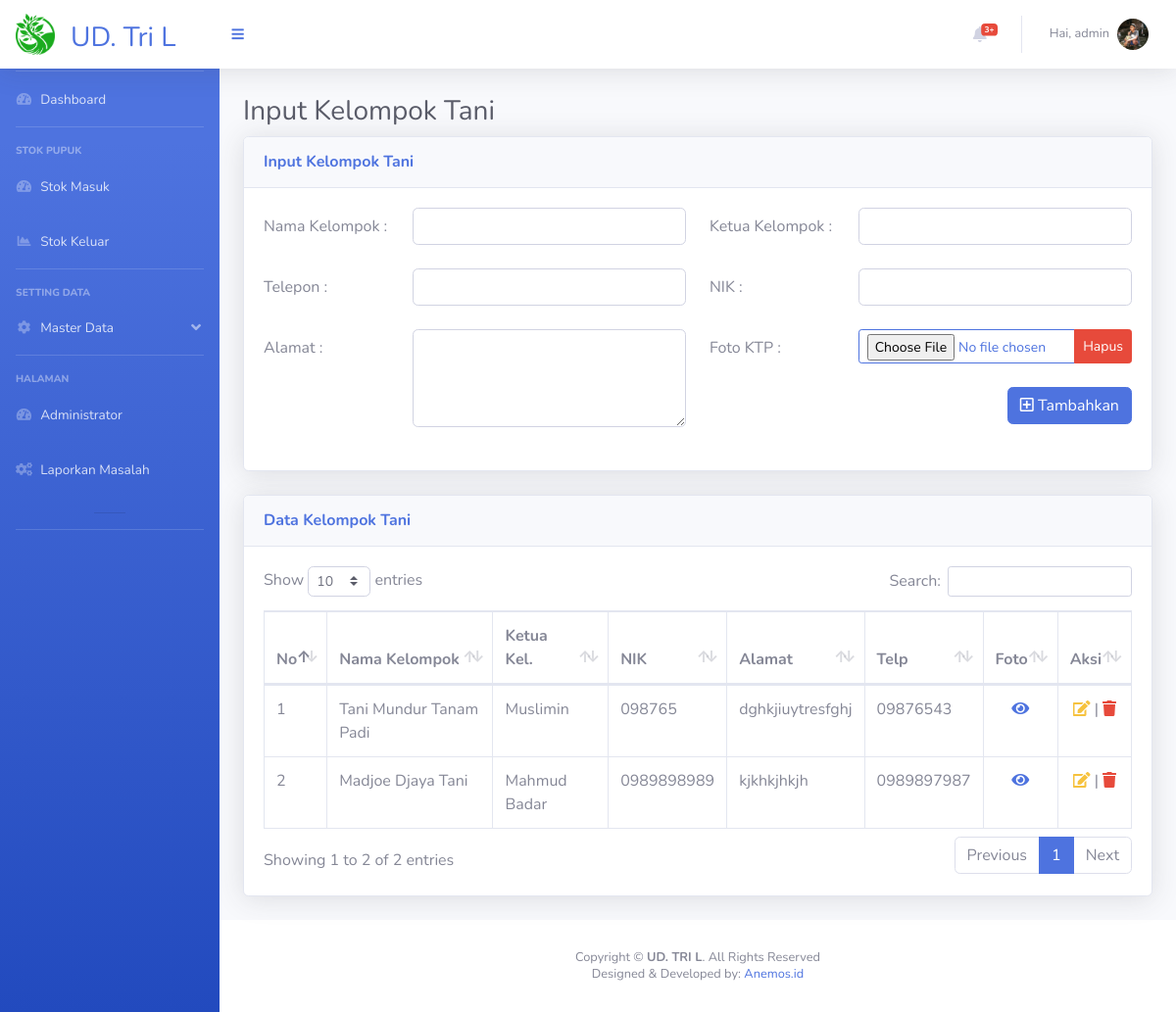
/page_kel_tani.php (signed in), run on an earlier commit of the app's database.
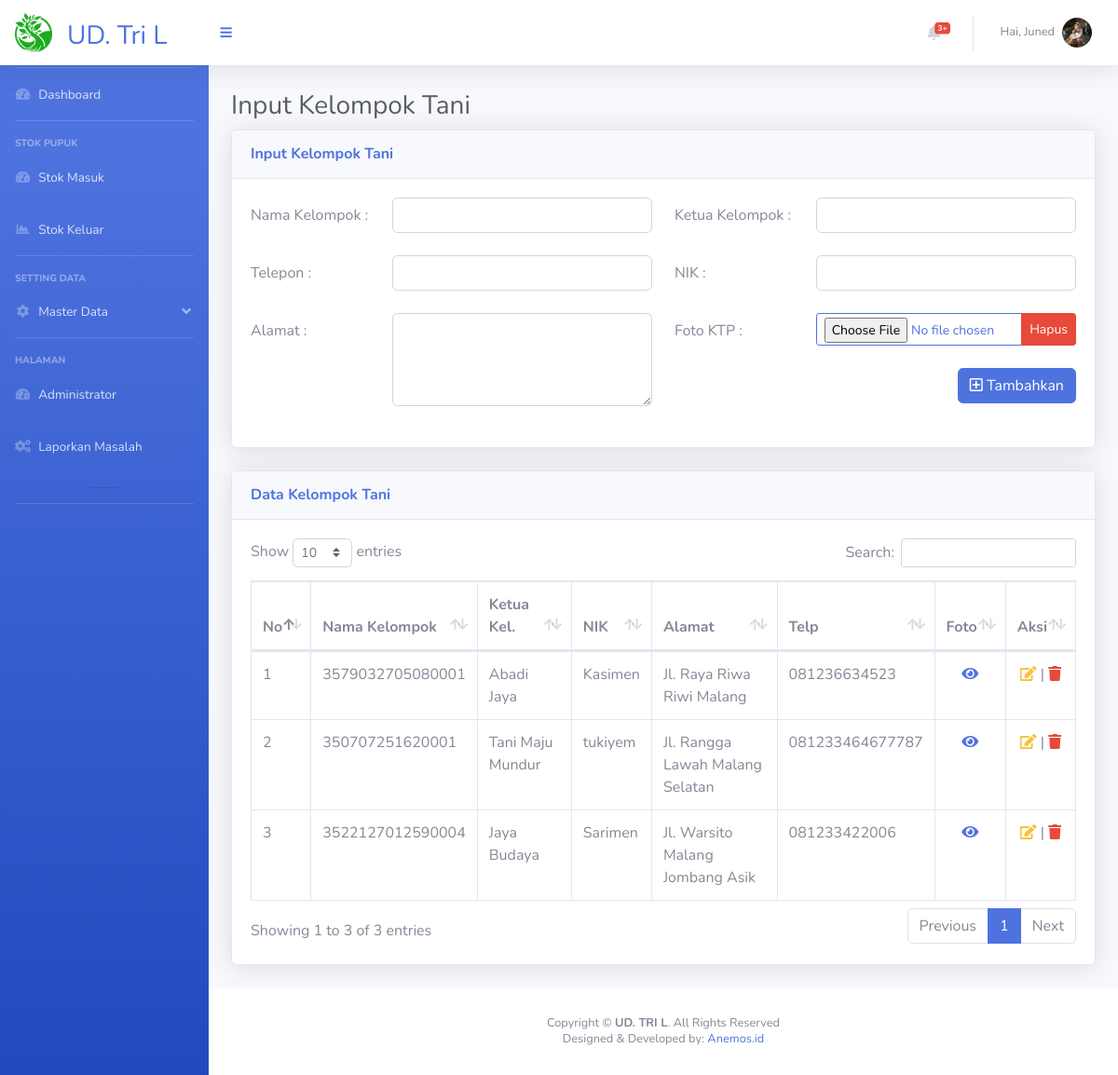
And on a later commit of the database.
### tables this page shows
CREATE TABLE `data_kel_tani` (
  `ID_KT` int(50) NOT NULL,
  `NIK` varchar(50) DEFAULT NULL,
  `Nama_Kel` varchar(100) DEFAULT NULL,
  `Nama_Ketua` varchar(50) DEFAULT NULL,
  `Alamat` varchar(100) DEFAULT NULL,
  `Telp` varchar(50) DEFAULT NULL,
  `Foto` varchar(50) DEFAULT NULL
);

### page_kel_tani.php (the view, shortened to what the changed rows need)
<?php
include "connection.php";
if (isset($_SESSION['login'])) {
    ?>
<!DOCTYPE html>
<html lang="en">
<head>
    <link href="vendor/fontawesome-free/css/all.min.css" rel="stylesheet" type="text/css">
    <link href="css/sb-admin-2.min.css" rel="stylesheet">
    <link href="vendor/datatables/dataTables.bootstrap4.min.css" rel="stylesheet">
</head>
<body id="page-top">
    <div id="wrapper">
        <?php include "segment/sidebar.php";?>
        <div id="content-wrapper" class="d-flex flex-column">
            <div id="content">
                <?php include "segment/header.php";?>
                <div class="container-fluid">
                    <div class="d-sm-flex align-items-center justify-content-between ">
                        <h1 id="hu" class="h3 pp text-gray-800">Input Kelompok Tani</h1>
                    </div>
                    <div class="row">
                        <div class="col-xl-12 col-lg-12">
                            <div class="card shadow mb-4">
                                <div
                                    class="card-header py-3 d-flex flex-row align-items-center justify-content-between">
                                    <h6 class="m-0 font-weight-bold text-primary">Input Kelompok Tani</h6>
                                </div>
                                <div class="card-body">
                                    <form method="POST" action="addKelompok.php" enctype="multipart/form-data">
                                        <div class="row mb-2">
                                            <label for="namakel" class="col-sm-2 col-form-label"> Nama Kelompok :
                                            </label>
                                            <div class="col-sm-4">
                                                <input type="text" class="form-control" id="namakel" name="namakel"
                                                    required>
                                            </div>
                                            <label for="ketuakel" class="col-sm-2 col-form-label"> Ketua Kelompok :
                                            </label>
                                            <div class="col-sm-4">
                                                <input type="text" class="form-control" id="ketuakel" name="ketuakel"
                                                    required>
                                            </div>
                                        </div>
                                        <div class="row mb-2">
                                            <label for="telp" class="col-sm-2 col-form-label"> Telepon : </label>
                                            <div class="col-sm-4">
                                                <input type="number" class="form-control" id="telp" name="telp"
                                                    required>
                                            </div>
                                            <label for="nik" class="col-sm-2 col-form-label"> NIK : </label>
                                            <div class="col-sm-4">
                                                <input type="number" class="form-control" id="nik" name="nik" required>
                                            </div>
                                        </div>
                                        <div class="row mb-2">
                                            <label for="alamat" class="col-sm-2 col-form-label"> Alamat : </label>
                                            <div class="col-sm-4">
                                                <textarea class="form-control" style="height: 100px" id="alamat"
                                                    name="alamat" required></textarea>
                                            </div>
                                            <label class="col-sm-2 col-form-label"> Foto KTP : </label>
                                            <div class="col-sm-4">
                                                <div class="input-group mb-3">
                                                    <input type="file" id="pics" name="pics"
                                                        class="form-control btn btn-outline-primary btn-sm "
                                                        onchange="PreviewImage();">
                                                    <div class="input-group-append">
                                                        <button class="btn btn-danger btn-sm" type="button"
                                                            id="button-addon2" onclick="hapus();">Hapus </button>
                                                    </div>
                                                </div>
                                                <div class="float-right mt-2">
                                                    <button type="submit" class="btn btn-primary" name="tambah"><i
                                                            class="far fa-plus-square"></i> Tambahkan </button>
                                                </div>
                                            </div>
                                        </div>
                                    </form>
                                </div>
                            </div>
                        </div>
                        <div class="col-xl-12 col-lg-10">
                            <div class="card shadow mb-4">
                                <div
                                    class="card-header py-3 d-flex flex-row align-items-center justify-content-between">
                                    <h6 class="m-0 font-weight-bold text-primary">Data Kelompok Tani</h6>
                                </div>
                                <div class="card-body">
                                    <div class="table-responsive">
                                        <table class="table table-bordered" id="dataTable" width="100%" cellspacing="0">
                                            <thead>
                                                <tr>
                                                    <th scope="col">No</th>
                                                    <th scope="col">Nama Kelompok</th>
                                                    <th scope="col">Ketua Kel.</th>
                                                    <th scope="col">NIK</th>
                                                    <th scope="col">Alamat</th>
                                                    <th scope="col">Telp</th>
                                                    <th scope="col">Foto</th>
                                                    <th scope="col">Aksi</th>
                                                </tr>
                                            </thead>
                                            <tbody>
                                                <?php
$no = 1;
    $data = mysqli_query($conn, "SELECT * FROM data_kel_tani ORDER BY ID_KT DESC");
    foreach ($data as $all) {
        echo ('<tr><td>' . $no . '</td>');
        echo ('<td>' . $all['NIK'] . '</td>');
        echo ('<td>' . $all['Nama_Kel'] . '</td>');
        echo ('<td>' . $all['Nama_Ketua'] . '</td>');
        echo ('<td>' . $all['Alamat'] . '</td>');
        echo ('<td>' . $all['Telp'] . '</td>');
        echo ('<td><a href="" data-toggle="modal" data-target="#viewFoto');
        echo ($all['ID_KT'] . '"><center><i class="fas fa-eye" data-toggle="tooltip" data-placement="top" title="Lihat Foto"></i> </center>  </i></a></td>');
        echo ('<td><center><a href=page_edit_kel_tani.php?m=4&n=2&id=');
        echo ($all['ID_KT'] . '><span class="btn-icon-split text-warning"
                                                    data-toggle="tooltip" data-placement="top" title="Edit Data"><i
                                                        class="fas fa-edit"></i></span></a>
                                                <text> | </text><a href="" data-toggle="modal" data-target="#exampleModalCenter');
        echo ($all['ID_KT'] . '"><span class="btn-icon-split text-danger" data-toggle="tooltip" data-placement="left"
                                                        title="Hapus Data"><i class="fas fa-trash"></i></span></a></td>
                                                </center>
                                                </tr>');
        $no++;
        ?></tr>
                                                <?php }?>
                                            </tbody>
                                        </table>
                                    </div>
                                </div>
                            </div>
                        </div>
                    </div>
                </div>
            </div>
            <?php include "segment/footer.php";?>
        </div>
    </div>
</body>
</html>
<?php } else {
    header("Location: login.php");
    exit();
}?>

### segment/header.php (shortened to what the changed rows need)
<nav class="navbar navbar-expand navbar-light bg-white topbar  fixed-top shadow">
    <a class="sidebar-brand d-flex align-items-center justify-content-center" href="index.php">
        <div class="">
            <img style="width:40px" src="img/logo1.png">
        </div>
        <div class="font-weight-bold mt-3 mx-3 mr-5">
            <h3><?php echo ($_SESSION['per']); ?> </h3>
        </div>
    </a>
    <button class="btn btn-link btn-sm order-1 order-lg-0 me-4 me-lg-0" id="sidebarToggle" href="#!"><i
            class="fas fa-bars"></i></button>
    <ul class="navbar-nav ml-auto">
        <li class="nav-item dropdown no-arrow mx-1">
            <a class="nav-link dropdown-toggle" href="#" id="alertsDropdown" role="button" data-toggle="dropdown"
                aria-haspopup="true" aria-expanded="false">
                <i class="fas fa-bell fa-fw"></i>
                <span class="badge badge-danger badge-counter">3+</span>
            </a>
        </li>
        <li class="nav-item dropdown no-arrow">
            <a class="nav-link dropdown-toggle" href="#" id="userDropdown" role="button" data-toggle="dropdown"
                aria-haspopup="true" aria-expanded="false">
                <span
                    class="mr-2 d-none d-lg-inline text-gray-600 small"><?php echo ("Hai, " . $_SESSION['nama']); ?></span>
                <?php $foto = $_SESSION['foto'];?>
                <img class='img-profile rounded-circle' src='img/<?php echo $foto; ?>'>
            </a>
        </li>
    </ul>
</nav>

What changed in the data, as far as the page shows it:
removed data_kel_tani: NIK "Tani Mundur Tanam Padi", Nama_Kel "Muslimin", Nama_Ketua "098765", Alamat "dghkjiuytresfghj", Telp "09876543"
changed data_kel_tani: NIK "Madjoe Djaya Tani" → "3579032705080001"; Nama_Kel "Mahmud Badar" → "Abadi Jaya"; Nama_Ketua "0989898989" → "Kasimen"; Alamat "kjkhkjhkjh" → "Jl. Raya Riwa Riwi Malang"; Telp "0989897987" → "081236634523"
added data_kel_tani: NIK "350707251620001", Nama_Kel "Tani Maju Mundur", Nama_Ketua "tukiyem", Alamat "Jl. Rangga Lawah Malang Selatan", Telp "081233464677787"
added data_kel_tani: NIK "3522127012590004", Nama_Kel "Jaya Budaya", Nama_Ketua "Sarimen", Alamat "Jl. Warsito Malang Jombang Asik", Telp "081233422006"
Also different on the page:
$_SESSION['nama']: "admin" → "Juned"
text written by a page script: "Show entries Search: Showing 1 to 2 of 2 entries Previous 1 Next" → "Show entries Search: Showing 1 to 3 of 3 entries Previous 1 Next"
